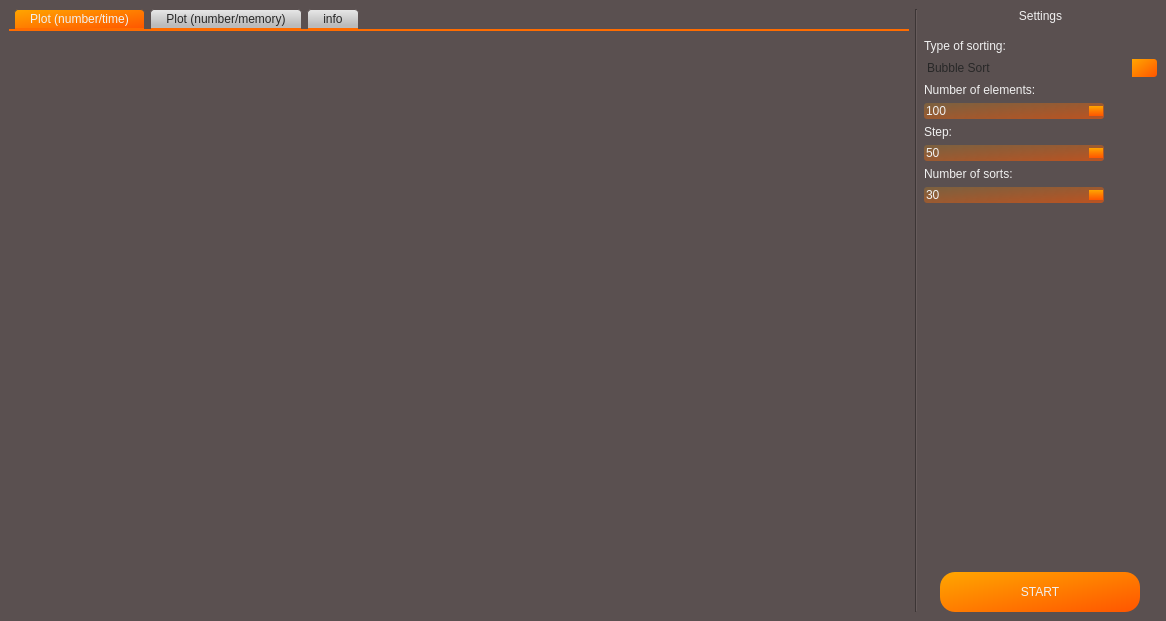
<?xml version="1.0" encoding="UTF-8"?>
<ui version="4.0">
 <class>MainWindow</class>
 <widget class="QMainWindow" name="MainWindow">
  <property name="geometry">
   <rect>
    <x>0</x>
    <y>0</y>
    <width>1166</width>
    <height>621</height>
   </rect>
  </property>
  <property name="windowTitle">
   <string>MainWindow</string>
  </property>
  <property name="styleSheet">
   <string notr="true">*{
	font: 12pt &quot;Segoe UI&quot;;
	color: rgb(240, 240, 240);
	background-color: rgb(90, 80, 80)
}

/*BUTTON*/
QPushButton{
	background-color: qlineargradient(spread:pad, x1:0, y1:0, x2:1, y2:1, stop:0 rgba(255, 166, 0, 255), stop:1 rgba(255, 85, 0, 255));
border-radius:15px;
font-whigth:bold;
}
QPushButton:hover{
	background-color:qlineargradient(spread:pad, x1:0, y1:0, x2:1, y2:1, stop:0 rgba(255, 200, 96, 255), stop:1 rgba(255, 128, 65, 255));
}
QPushButton:pressed{
	background-color: qlineargradient(spread:pad, x1:0, y1:0, x2:1, y2:1, stop:0 rgba(255, 166, 0, 240), stop:1 rgba(255, 85, 0, 240));
}

/*COMBOBOX*/
QComboBox {
	color: rgb(39, 39, 39);
    border-radius: 3px;
    padding: 1px 18px 1px 3px;
    min-width: 6em;
}
QComboBox:editable {
    background: white;
}
QComboBox:!editable, QComboBox::drop-down:editable {
     background: qlineargradient(x1: 0, y1: 0, x2: 0, y2: 1,
                                 stop: 0 #E1E1E1, stop: 0.4 #DDDDDD,
                                 stop: 0.5 #D8D8D8, stop: 1.0 #D3D3D3);
}
QComboBox:!editable:on, QComboBox::drop-down:editable:on {
    background: qlineargradient(x1: 0, y1: 0, x2: 0, y2: 1,
                                stop: 0 #D3D3D3, stop: 0.4 #D8D8D8,
                                stop: 0.5 #DDDDDD, stop: 1.0 #E1E1E1);
}
QComboBox::drop-down {
    subcontrol-origin: padding;
    subcontrol-position: top right;
    width: 25px;
border-top-right-radius:3px;
border-bottom-right-radius:3px;
	background-color:qlineargradient(spread:pad, x1:0, y1:0, x2:1, y2:1, stop:0 rgba(255, 166, 0, 255), stop:1 rgba(255, 85, 0, 255));
}

QComboBox::drop-down:hover {
	background-color: qlineargradient(spread:pad, x1:0, y1:0, x2:1, y2:1, stop:0 rgba(255, 200, 96, 255), stop:1 rgba(255, 128, 65, 255));
}


/*NUMBER PICKER*/
QSpinBox {
	background-color: qlineargradient(spread:pad, x1:0, y1:0, x2:1, y2:1, stop:0 rgba(255, 166, 0, 50), stop:1 rgba(255, 85, 0, 150));
border-radius:3px;
}
QSpinBox::up-button {
	background-color: qlineargradient(spread:pad, x1:0.507, y1:0, x2:0.532, y2:1, stop:0 rgba(255, 166, 0, 255), stop:1 rgba(255, 123, 0, 255));
}
QSpinBox::down-button {
	background-color: qlineargradient(spread:pad, x1:0.507, y1:0, x2:0.532, y2:1, stop:0 rgba(255, 123, 0, 255), stop:1 rgba(255, 85, 0, 255));
}
QSpinBox::up-button:hover, QSpinBox::down-button:hover {
	background-color: rgb(255, 170, 85);
}
QSpinBox::up-button:pressed,QSpinBox::down-button:pressed {
	background-color: rgb(200, 100, 0);
}

/*TABS*/
QTabWidget::pane { /* The tab widget frame */
    border-top: 2px solid rgb(255, 108, 0);
}
QTabWidget::tab-bar {
    left: 5px; /* move to the right by 5px */
}
QTabBar::tab {
	color: rgb(39, 39, 39);
    background: qlineargradient(spread:pad, x1:0.531925, y1:0.807, x2:0.523, y2:0, stop:0 rgba(187, 187, 187, 255), stop:1 rgba(232, 232, 232, 255)); 
    border-top-left-radius: 4px;
    border-top-right-radius: 4px;
    padding: 2px 15px;
margin-right:5px;
	border:1px solid rgb(90, 80, 80);
	border-bottom-color: rgb(255, 108, 0); /* same as the pane color */
}
QTabBar::tab:selected {
	color: rgb(240, 240, 240);
    background: qlineargradient(spread:pad, x1:0, y1:0, x2:1, y2:1, stop:0 rgba(255, 166, 0, 255), stop:1 rgba(255, 85, 0, 255))
}
QTabBar::tab:hover {
	color: rgb(240, 240, 240);
    background: qlineargradient(spread:pad, x1:0, y1:0, x2:1, y2:1, stop:0 rgba(255, 200, 96, 255), stop:1 rgba(255, 128, 65, 255));
}</string>
  </property>
  <widget class="QWidget" name="centralwidget">
   <layout class="QHBoxLayout" name="horizontalLayout_2">
    <item>
     <layout class="QHBoxLayout" name="horizontalLayout">
      <item>
       <layout class="QVBoxLayout" name="verticalLayout_3">
        <item>
         <widget class="QTabWidget" name="tabWidget">
          <property name="currentIndex">
           <number>0</number>
          </property>
          <widget class="QWidget" name="tab">
           <attribute name="title">
            <string>Plot (number/time)</string>
           </attribute>
           <layout class="QVBoxLayout" name="verticalLayout_5">
            <item>
             <widget class="QCustomPlot" name="plot_time" native="true"/>
            </item>
           </layout>
          </widget>
          <widget class="QWidget" name="tab_2">
           <attribute name="title">
            <string>Plot (number/memory)</string>
           </attribute>
           <layout class="QVBoxLayout" name="verticalLayout_6">
            <item>
             <widget class="QCustomPlot" name="plot_memo" native="true"/>
            </item>
           </layout>
          </widget>
          <widget class="QWidget" name="tab_3">
           <attribute name="title">
            <string>info</string>
           </attribute>
           <layout class="QVBoxLayout" name="verticalLayout_7">
            <item>
             <layout class="QHBoxLayout" name="horizontalLayout_3">
              <item>
               <widget class="QLabel" name="label_9">
                <property name="maximumSize">
                 <size>
                  <width>160</width>
                  <height>16777215</height>
                 </size>
                </property>
                <property name="text">
                 <string>Complexity:</string>
                </property>
               </widget>
              </item>
              <item>
               <widget class="QLabel" name="complex">
                <property name="text">
                 <string>-</string>
                </property>
               </widget>
              </item>
             </layout>
            </item>
            <item>
             <widget class="QLabel" name="label_10">
              <property name="text">
               <string>Additional info:</string>
              </property>
             </widget>
            </item>
            <item>
             <widget class="QTextEdit" name="textEdit">
              <property name="html">
               <string>&lt;!DOCTYPE HTML PUBLIC &quot;-//W3C//DTD HTML 4.0//EN&quot; &quot;http://www.w3.org/TR/REC-html40/strict.dtd&quot;&gt;
&lt;html&gt;&lt;head&gt;&lt;meta name=&quot;qrichtext&quot; content=&quot;1&quot; /&gt;&lt;style type=&quot;text/css&quot;&gt;
p, li { white-space: pre-wrap; }
&lt;/style&gt;&lt;/head&gt;&lt;body style=&quot; font-family:'Segoe UI'; font-size:12pt; font-weight:400; font-style:normal;&quot;&gt;
&lt;p style=&quot;-qt-paragraph-type:empty; margin-top:0px; margin-bottom:0px; margin-left:0px; margin-right:0px; -qt-block-indent:0; text-indent:0px;&quot;&gt;&lt;br /&gt;&lt;/p&gt;&lt;/body&gt;&lt;/html&gt;</string>
              </property>
             </widget>
            </item>
           </layout>
          </widget>
         </widget>
        </item>
       </layout>
      </item>
      <item>
       <widget class="Line" name="line">
        <property name="orientation">
         <enum>Qt::Vertical</enum>
        </property>
       </widget>
      </item>
      <item>
       <layout class="QVBoxLayout" name="verticalLayout_4">
        <item>
         <widget class="QLabel" name="label_5">
          <property name="styleSheet">
           <string notr="true">font: 16pt &quot;Segoe UI&quot;;
margin-bottom:10px;</string>
          </property>
          <property name="text">
           <string>Settings</string>
          </property>
          <property name="alignment">
           <set>Qt::AlignCenter</set>
          </property>
         </widget>
        </item>
        <item>
         <widget class="QLabel" name="label">
          <property name="text">
           <string>Type of sorting:</string>
          </property>
         </widget>
        </item>
        <item>
         <widget class="QComboBox" name="comboBox">
          <property name="minimumSize">
           <size>
            <width>189</width>
            <height>0</height>
           </size>
          </property>
          <property name="maximumSize">
           <size>
            <width>360</width>
            <height>16777215</height>
           </size>
          </property>
          <property name="styleSheet">
           <string notr="true"/>
          </property>
          <property name="maxVisibleItems">
           <number>11</number>
          </property>
          <item>
           <property name="text">
            <string>Bubble Sort</string>
           </property>
          </item>
          <item>
           <property name="text">
            <string>Selection Sort</string>
           </property>
          </item>
          <item>
           <property name="text">
            <string>Insertion Sort</string>
           </property>
          </item>
          <item>
           <property name="text">
            <string>Quick Sort (Middle pivot)</string>
           </property>
          </item>
          <item>
           <property name="text">
            <string>Quick Sort (Random pivot)</string>
           </property>
          </item>
          <item>
           <property name="text">
            <string>Quick Sort (Median of Three pivot) </string>
           </property>
          </item>
          <item>
           <property name="text">
            <string>Merge Sort</string>
           </property>
          </item>
          <item>
           <property name="text">
            <string>Shell Sort (Shell gap)</string>
           </property>
          </item>
          <item>
           <property name="text">
            <string>Shell Sort (Hibbard gap)</string>
           </property>
          </item>
          <item>
           <property name="text">
            <string>Shell Sort (Sedgewick gap)</string>
           </property>
          </item>
          <item>
           <property name="text">
            <string>Shell Sort (Ciura gap)</string>
           </property>
          </item>
         </widget>
        </item>
        <item>
         <widget class="QLabel" name="label_2">
          <property name="text">
           <string>Number of elements:</string>
          </property>
         </widget>
        </item>
        <item>
         <widget class="QSpinBox" name="num_elem">
          <property name="minimumSize">
           <size>
            <width>0</width>
            <height>0</height>
           </size>
          </property>
          <property name="maximumSize">
           <size>
            <width>180</width>
            <height>16777215</height>
           </size>
          </property>
          <property name="maximum">
           <number>1000000</number>
          </property>
          <property name="value">
           <number>100</number>
          </property>
         </widget>
        </item>
        <item>
         <widget class="QLabel" name="label_3">
          <property name="text">
           <string>Step:</string>
          </property>
         </widget>
        </item>
        <item>
         <widget class="QSpinBox" name="step">
          <property name="maximumSize">
           <size>
            <width>180</width>
            <height>16777215</height>
           </size>
          </property>
          <property name="maximum">
           <number>100000</number>
          </property>
          <property name="value">
           <number>50</number>
          </property>
         </widget>
        </item>
        <item>
         <widget class="QLabel" name="label_4">
          <property name="text">
           <string>Number of sorts:</string>
          </property>
         </widget>
        </item>
        <item>
         <widget class="QSpinBox" name="num_sorts">
          <property name="maximumSize">
           <size>
            <width>180</width>
            <height>16777215</height>
           </size>
          </property>
          <property name="readOnly">
           <bool>false</bool>
          </property>
          <property name="showGroupSeparator" stdset="0">
           <bool>false</bool>
          </property>
          <property name="maximum">
           <number>300</number>
          </property>
          <property name="stepType">
           <enum>QAbstractSpinBox::DefaultStepType</enum>
          </property>
          <property name="value">
           <number>30</number>
          </property>
         </widget>
        </item>
        <item>
         <spacer name="verticalSpacer">
          <property name="orientation">
           <enum>Qt::Vertical</enum>
          </property>
          <property name="sizeType">
           <enum>QSizePolicy::Expanding</enum>
          </property>
          <property name="sizeHint" stdset="0">
           <size>
            <width>20</width>
            <height>40</height>
           </size>
          </property>
         </spacer>
        </item>
        <item alignment="Qt::AlignHCenter">
         <widget class="QPushButton" name="pushButton">
          <property name="minimumSize">
           <size>
            <width>200</width>
            <height>40</height>
           </size>
          </property>
          <property name="maximumSize">
           <size>
            <width>200</width>
            <height>16777215</height>
           </size>
          </property>
          <property name="styleSheet">
           <string notr="true"/>
          </property>
          <property name="text">
           <string>START</string>
          </property>
         </widget>
        </item>
       </layout>
      </item>
     </layout>
    </item>
   </layout>
  </widget>
 </widget>
 <customwidgets>
  <customwidget>
   <class>QCustomPlot</class>
   <extends>QWidget</extends>
   <header>qcustomplot.h</header>
   <container>1</container>
  </customwidget>
 </customwidgets>
 <resources/>
 <connections/>
</ui>
